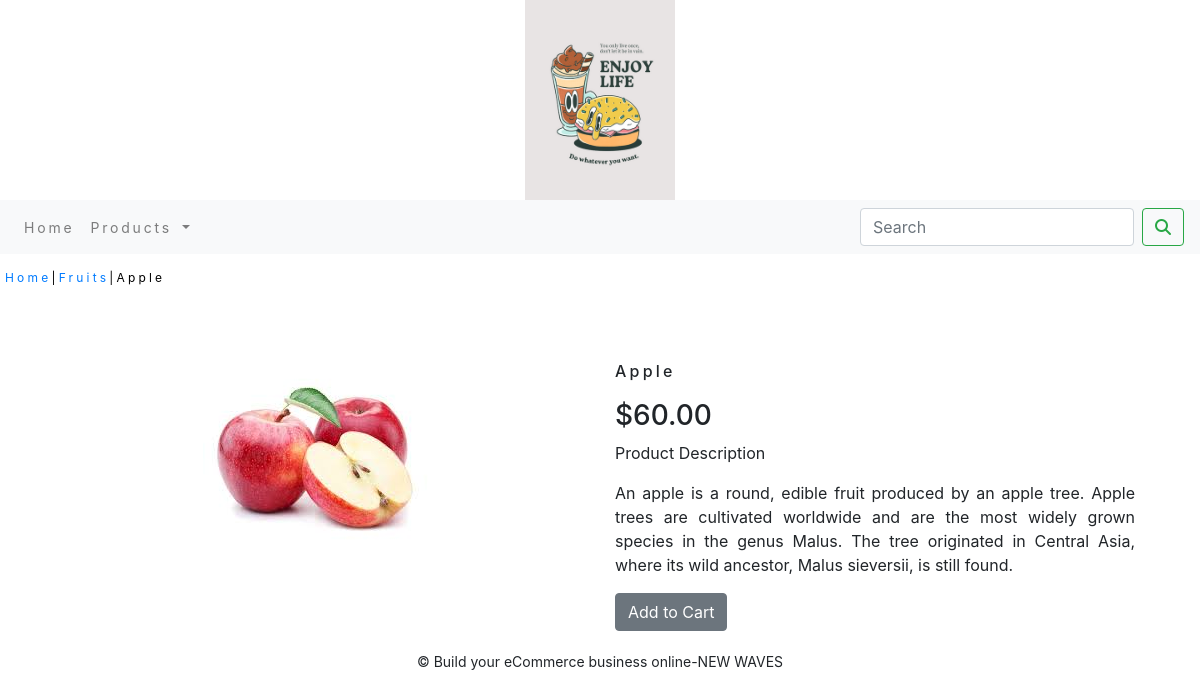
/home/fruits/apple/, run on the app's committed database.
### ecommerce_app/models.py (models this page shows, shortened)
class Product(models.Model):
    name = models.CharField(max_length=250, unique=True)
    slug = models.SlugField(max_length=250, unique=True)
    image = models.ImageField(upload_to='product', blank=True)
    product_description = models.TextField(blank=True)
    price = models.DecimalField(max_digits = 10,decimal_places = 2)
    category = models.ForeignKey(Category,on_delete = models.CASCADE)
    stock = models.IntegerField()
    available = models.BooleanField(default = True)
    created = models.DateTimeField(auto_now_add = True)
    updated = models.DateTimeField(auto_now = True)
    class Meta:
        ordering = ['name']
        verbose_name = 'product'
        verbose_name_plural = 'products'

class Category(models.Model):
    name = models.CharField(max_length = 250,unique = True)
    slug = models.SlugField(max_length = 250,unique = True)
    image = models.ImageField(upload_to = 'category',blank = True)
    category_description = models.TextField(blank = True)
    class Meta:
        ordering = ['name',]
        verbose_name = 'category'
        verbose_name_plural = 'categories'
    def get_url(self):
        return reverse('ecommerce_app:Product Collection',args=[self.slug])
    def __str__(self):
        return '{}'.format(self.name)

### ecommerce_app/views.py (the view)
# urls.py: path('<slug:c_slug>/<slug:product_slug>/',views.ProductDetail,name = 'Productdetails')
def ProductDetail(request,c_slug,product_slug):
    try:
        products = Product.objects.get(category__slug = c_slug,slug = product_slug)
    except Exception as e:
        raise e
    return render(request,'Product.html',{'key_product':products})

### cart_app/Context_Processors.py (called while the page is built)
def counter(request):
    item_count = 0
    if 'admin' in request.path:
        return {}
    else:
        try:
            cart = Cart.objects.filter(cart_id = _cart_id(request))
            cart_items = CartItem.objects.all().filter(cart = cart[:1])
            for cart_item in cart_items:
                item_count += cart_item.quantity
        except Cart.DoesNotExist:
            item_count = 0
    return dict(item_count = item_count)

### cart_app/views.py (called while the page is built)
def _cart_id(request):
    cart = request.session.session_key
    if not cart:
        cart = request.session.create()
    return cart

### ecommerce_app/Context_processors.py (called while the page is built)
def menu_links(request):
    links = Category.objects.all()
    return dict(links=links)

### templates/Product.html (shortened to what this page needs)
{% extends 'Base.html' %}
{% load static %}
{% block content %}
<div class="row my_prod_row_class">
    <div class="mx_auto">
        <p><a href="{% url 'ecommerce_app:allProductCategory' %}">Home</a>|<a href="{{key_product.category.get_url}}">{{key_product.category}}</a>|{{key_product.name}}</p>
    </div>
</div>
<div class="container">
<br>
<div class="row">
    <div class="col-12 col-sm-12 col-md-12 col-lg-6 text-center">
        <div style="min-width : 18rem">
            <img src="{{key_product.image.url}}" alt="{{key_product.name}}">
        </div>
    </div>
    <div class="col-12 col-sm-12 col-md-12 col-lg-6">
        <div>
        <h1 class="my_prod_title">{{key_product.name}}</h1>
        <h3>${{key_product.price}}</h3>
        <p>Product Description</p>
        <p class="text-justify my_prod_text">{{key_product.product_description}}</p>
        {% if key_product.stock <= 0 %}
            <p class="text-justify my_prod_text"><b>Out of Stock</b></p>
        {% else %}
            <a class="btn btn-secondary" href="{% url 'cart_app:add_cart' key_product.id %}">Add to Cart</a>
        {% endif %}
        </div>
    </div>
</div>
</div>
{% endblock %}

### static/css/custom.css (style rules this page uses)
.my_prod_row_class { padding-top : 15px; padding-bottom : 20px; padding-left : 20px; letter-spacing : .2em; }
.my_prod_row_class .mx_auto { color : #000; font-size : 12px; text-decoration : none; }
.my_prod_title { font-size : 16px; text_transform : uppercase; letter-spacing : .2em; padding-top : 15px; padding-bottom : 10px; }
.my_prod_text { padding-right : 20px; }

### data on the page
Product: category "Fruits", name "Apple", image (picture), price "60.00", product_description "An apple is a round, edible fruit produced by an apple tree. Apple trees are cultivated worldwide and are the most widely grown species in the genus Malus. The tree originated in Central Asia, where its wild ancestor, Malus sieversii, is still found."
